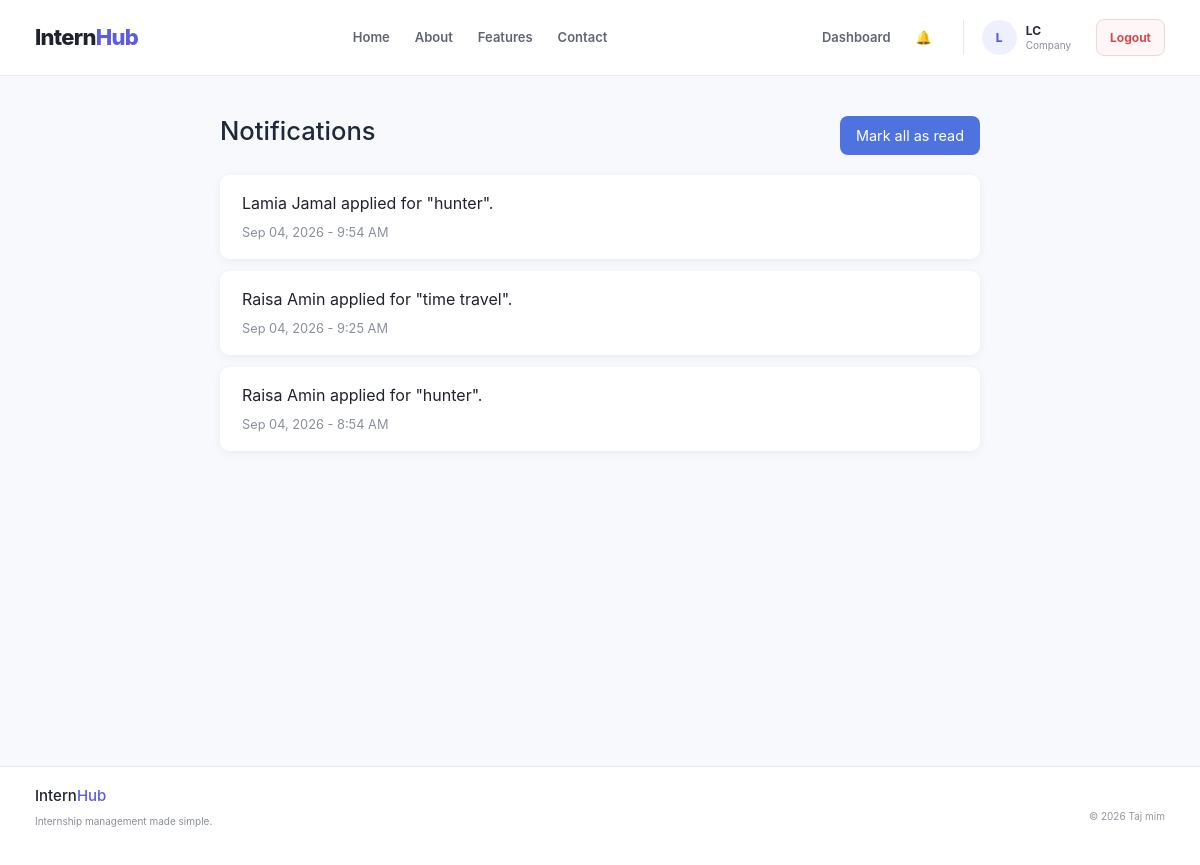
The page /notifications/ (signed in) on the database its author committed.
### accounts/models.py (models this page shows, shortened)
class User(AbstractUser):
    class Role(models.TextChoices):
        STUDENT = "STUDENT", "Student"
        COMPANY = "COMPANY", "Company"
        ADMIN = "ADMIN", "Admin"
    email = models.EmailField(unique=True)
    role = models.CharField(
        max_length=20,
        choices=Role.choices,
        default=Role.STUDENT
    )
    objects = CustomUserManager()

class Notification(models.Model):
    id = models.AutoField(
        primary_key=True
    )
    user = models.ForeignKey(
        User,
        on_delete=models.CASCADE,
        related_name="notifications",
        null=True,
        blank=True
    )
    email = models.EmailField(
        blank=True
    )
    message = models.TextField()
    is_read = models.BooleanField(
        default=False
    )
    created_at = models.DateTimeField(
        auto_now_add=True
    )
    class Meta:
        ordering = ["-created_at"]

### accounts/views.py (the view)
@login_required
def notifications_view(request):
    user_notifications = Notification.objects.filter(
        user=request.user
    ).order_by("-created_at")
    return render(
        request,
        "accounts/notifications.html",
        {
            "notifications": user_notifications
        }
    )

### accounts/context_processors.py (called while the page is built)
def notifications(request):
    if not request.user.is_authenticated:
        return {
            "unread_notifications_count": 0,
            "nav_notifications": [],
        }
    user_notifications = Notification.objects.filter(
        user=request.user
    )
    return {
        "unread_notifications_count": user_notifications.filter(
            is_read=False
        ).count(),
        "nav_notifications": user_notifications[:5],
    }

### accounts/templates/accounts/notifications.html (shortened to what this page needs)
{% extends "accounts/base.html" %}
{% block content %}
<div class="notif-page">
    <div class="notif-page-header">
        <h1>Notifications</h1>
        {% if notifications %}
            <form
                class="notif-mark-all"
                method="post"
                action="{% url 'mark_all_notifications_read' %}"
            >
                <button type="submit">
                    Mark all as read
                </button>
            </form>
        {% endif %}
    </div>
    {% for notification in notifications %}
        <div class="notif-item {% if not notification.is_read %}unread{% endif %}">
            <div>
                <div class="notif-message">
                    {{ notification.message }}
                </div>
                <div class="notif-time">
                    {{ notification.created_at|date:"M d, Y - g:i A" }}
                </div>
            </div>
        </div>
    {% empty %}
        <div class="notif-empty">
            You don't have any notifications yet.
        </div>
    {% endfor %}
</div>
{% endblock %}

### accounts/templates/accounts/base.html (shortened to what this page needs)
{% load static %}
<!DOCTYPE html>
<html lang="en">
<head>
    <link  href="https://cdn.jsdelivr.net/npm/bootstrap@5.3.3/dist/css/bootstrap.min.css" rel="stylesheet">
    <link href="https://cdn.jsdelivr.net/npm/bootstrap@5.3.2/dist/css/bootstrap.min.css" rel="stylesheet">
    <link href="https://cdn.jsdelivr.net/npm/bootstrap-icons@1.11.3/font/bootstrap-icons.min.css" rel="stylesheet">
    <link rel="stylesheet" href="{% static 'accounts/css/style.css' %}">
</head>
<body>
<header class="navbar">
    <div class="navbar-container">
        <a
            href="{% url 'dashboard' %}"
            class="logo"
        >
            Intern<span>Hub</span>
        </a>
        <nav class="nav-links">
            {% if user.is_authenticated %}
                <a href="{% url 'job_list' %}">
                    Home
                </a>
            {% else %}
                <a href="{% url 'home' %}">
                    Home
                </a>
            {% endif %}
            <a href="{% url 'home' %}#about">
                About
            </a>
            <a href="{% url 'home' %}#features">
                Features
            </a>
            <a href="{% url 'home' %}#contact">
                Contact
            </a>
        </nav>
        {% if user.is_authenticated %}
            <nav class="nav-links">
                {% if user.role == "STUDENT" %}
                    <a href="{% url 'applicant_dashboard' %}">
                        Dashboard
                    </a>
                    <a onclick="openBookmarks()" style="cursor: pointer;">
                        🔖Bookmarks
                        ({{ bookmarks|length }})
                    </a>
                {% elif user.role == "COMPANY" %}
                    <a href="{% url 'company_dashboard' %}">
                        Dashboard
                    </a>
                {% elif user.role == "ADMIN" %}
                    <a href="{% url 'admin_dashboard' %}">
                        Dashboard
                    </a>
                {% endif %}
                <a
                    href="{% url 'notifications' %}"
                    class="nav-bell"
                    title="Notifications"
                >
                    🔔
                </a>
                <div class="nav-user">
                    <div class="nav-avatar">
                        {{ user.username|first|upper }}
                    </div>
                    <div class="nav-user-info">
                        <strong>
                            {{ user.username }}
                        </strong>
                        <span>
                            {{ user.role|title }}
                        </span>
                    </div>
                </div>
                <a
                    href="{% url 'logout' %}"
                    class="logout-button"
                >
                    Logout
                </a>
            </nav>
        {% endif %}
    </div>
</header>
<main>
    {% block content %}
    {% endblock %}
</main>
<footer class="footer">
    <div class="footer-container">
        <div>
            <h3>
                Intern<span>Hub</span>
            </h3>
            <p>
                Internship management made simple.
            </p>
        </div>
        <div class="footer-right">
            {% block footer_message %}
                © 2026 Taj mim
            {% endblock %}
        </div>
    </div>
</footer>
{% include "internship/bookmark_modal.html" %}
</body>
</html>

### static/accounts/css/style.css (style rules this page uses)
* { margin: 0; padding: 0; box-sizing: border-box; }
html { scroll-behavior: smooth; }
body { font-family: Inter, -apple-system, BlinkMacSystemFont, "Segoe UI", sans-serif; background: #f8f9fc; color: #20232d; line-height: 1.6; }
a { text-decoration: none; color: inherit; }
button, input { font-family: inherit; }
.navbar { width: 100%; height: 76px; background: #ffffff; border-bottom: 1px solid #e8eaf0; position: relative; z-index: 100; }
.navbar-container { width: 100%; max-width: 1180px; height: 100%; margin: 0 auto; padding: 0 25px; display: flex; align-items: center; justify-content: space-between; }
.logo { font-size: 22px; font-weight: 800; letter-spacing: -0.7px; color: #20232d; }
.logo span { color: #5b5ce2; }
.nav-links { display: flex; align-items: center; gap: 25px; }
.nav-links > a:not(.nav-button):not(.logout-button) { color: #606572; font-size: 13px; font-weight: 600; transition: 0.2s ease; }
.nav-bell { position: relative; display: inline-flex; align-items: center; justify-content: center; font-size: 1.2rem; margin-right: 6px; }
.nav-user { display: flex; align-items: center; gap: 9px; padding-left: 18px; border-left: 1px solid #e5e7ed; }
.nav-avatar { width: 35px; height: 35px; border-radius: 50%; display: flex; align-items: center; justify-content: center; background: #eef0ff; color: #5b5ce2; font-size: 12px; font-weight: 800; }
.nav-user-info { display: flex; flex-direction: column; gap: 0; }
.nav-user-info strong { color: #292c36; font-size: 12px; line-height: 1.3; }
.nav-user-info span { color: #8b8f99; font-size: 10px; text-transform: capitalize; line-height: 1.3; }
.logout-button { padding: 8px 13px; border: 1px solid #f0d6d6; border-radius: 8px; background: #fff7f7; color: #d34b4b !important; font-size: 12px !important; font-weight: 700 !important; transition: all 0.2s ease; }
main { min-height: calc(100vh - 150px); }
.footer { width: 100%; background: #ffffff; border-top: 1px solid #e8eaf0; }
.footer-container { max-width: 1180px; min-height: 75px; margin: 0 auto; padding: 20px 25px; display: flex; align-items: center; justify-content: space-between; }
.footer h3 { color: #20232d; font-size: 15px; }
.footer h3 span { color: #5b5ce2; }
.footer p { margin-top: 2px; color: #8a8e99; font-size: 10px; }
.footer-right { color: #9296a0; font-size: 10px; }

### accounts/templates/accounts/notifications.html (style rules this page uses)
.notif-page { max-width: 800px; margin: 40px auto; padding: 0 20px; }
.notif-page-header { display: flex; justify-content: space-between; align-items: center; margin-bottom: 20px; }
.notif-page-header h1 { font-size: 1.6rem; color: #1e293b; }
.notif-mark-all button { background: #4e73df; color: white; border: none; padding: 8px 16px; border-radius: 8px; cursor: pointer; font-size: 0.9rem; }
.notif-item { background: white; border-radius: 10px; padding: 16px 18px; margin-bottom: 12px; box-shadow: 0 2px 10px rgba(0,0,0,0.06); display: flex; justify-content: space-between; align-items: flex-start; gap: 12px; border-left: 4px solid transparent; }
.notif-message { color: #20232d; margin-bottom: 6px; }
.notif-time { font-size: 0.8rem; color: #8a8f9c; }

### rows shown on the page
User: username|first "L", username "LC", role "Company"
Notification: message "Lamia Jamal applied for \"hunter\".", created_at "Sep 04, 2026 - 9:54 AM"
Notification: message "Raisa Amin applied for \"time travel\".", created_at "Sep 04, 2026 - 9:25 AM"
Notification: message "Raisa Amin applied for \"hunter\".", created_at "Sep 04, 2026 - 8:54 AM"
